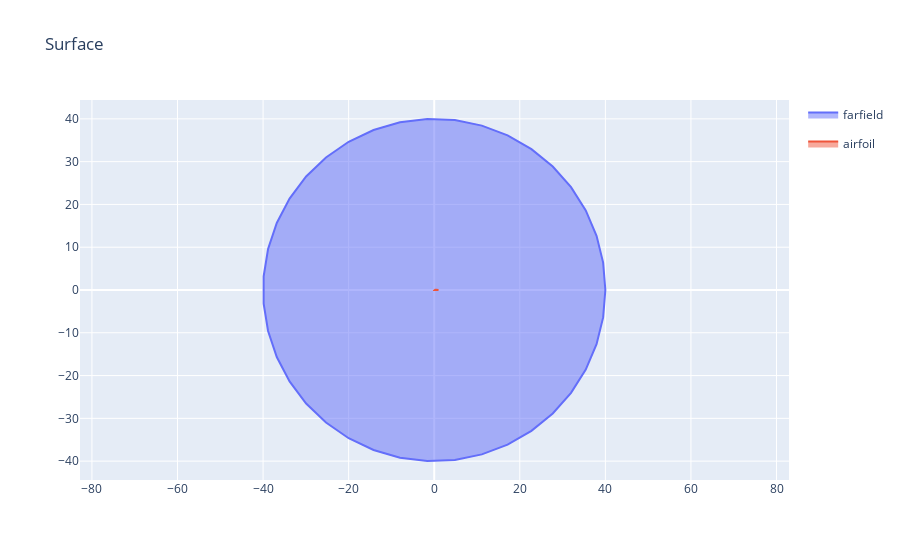

Here is the notebook cell this chart was saved with:
### Markdown cell above
## NACA0012 w/ Transfinite Refinement
![NACA0012 Transfinite](../assets/naca0012_transfinite.png)

https://su2code.github.io/docs_v7/Quick-Start/

### Code cell
from ezmesh import Geometry, CurveLoop, PlaneSurface, visualize_mesh
from ezmesh.utils.shapes import generate_circle, generate_naca4_airfoil

airfoils_coords = generate_naca4_airfoil("0012", num_points=40)
farfield_coords = generate_circle(40, num_points=40)

airfoil_curve_loop = CurveLoop.from_coords(
    airfoils_coords, 
    mesh_size=0.1,
    label="airfoil",
)

farfield_curve_loop = CurveLoop.from_coords(
    farfield_coords, 
    mesh_size=3.0,
    label="farfield",
    holes=[airfoil_curve_loop]
)

surface = PlaneSurface(outlines=[farfield_curve_loop])
with Geometry() as geo:
    mesh = geo.generate(surface)
    visualize_mesh(mesh)
    geo.write("mesh_NACA0012_inv.su2")
surface.visualize()

### Figure 1 — Plotly figure (JSON) as saved in the notebook; plotly's stock layout.template omitted (floating-point values rounded to 4 significant figures; data arrays with more than 128 entries replaced by an {"elided": "..."} marker saying what was removed)
{"data": [{"fill": "toself", "legendgroup": "Curve Loops", "name": "farfield", "type": "scatter", "x": [40, 39.48, 39.48, 37.94, 37.94, 35.42, 35.42, 31.98, 31.98, 27.71, 27.71, 22.72, 22.72, 17.15, 17.15, 11.13, 11.13, 4.821, 4.821, -1.611, -1.611, -8.001, -8.001, -14.18, -14.18, -20.0, -20.0, -25.3, -25.3, -29.94, -29.94, -33.81, -33.81, -36.8, -36.8, -38.84, -38.84, -39.87, -39.87, -39.87, -39.87, -38.84, -38.84, -36.8, -36.8, -33.81, -33.81, -29.94, -29.94, -25.3, -25.3, -20.0, -20.0, -14.18, -14.18, -8.001, -8.001, -1.611, -1.611, 4.821, 4.821, 11.13, 11.13, 17.15, 17.15, 22.72, 22.72, 27.71, 27.71, 31.98, 31.98, 35.42, 35.42, 37.94, 37.94, 39.48, 39.48, 40, 40, 40], "y": [0, 6.416, 6.416, 12.67, 12.67, 18.59, 18.59, 24.03, 24.03, 28.85, 28.85, 32.92, 32.92, 36.14, 36.14, 38.42, 38.42, 39.71, 39.71, 39.97, 39.97, 39.19, 39.19, 37.4, 37.4, 34.64, 34.64, 30.98, 30.98, 26.52, 26.52, 21.38, 21.38, 15.68, 15.68, 9.573, 9.573, 3.219, 3.219, -3.219, -3.219, -9.573, -9.573, -15.68, -15.68, -21.38, -21.38, -26.52, -26.52, -30.98, -30.98, -34.64, -34.64, -37.4, -37.4, -39.19, -39.19, -39.97, -39.97, -39.71, -39.71, -38.42, -38.42, -36.14, -36.14, -32.92, -32.92, -28.85, -28.85, -24.03, -24.03, -18.59, -18.59, -12.67, -12.67, -6.416, -6.416, -9.797e-15, -9.797e-15, 0]}, {"fill": "toself", "legendgroup": "Holes", "name": "airfoil", "type": "scatter", "x": {"elided": "156 float values"}, "y": {"elided": "156 float values"}}], "layout": {"title": {"text": "Surface"}, "yaxis": {"scaleanchor": "x"}}}
